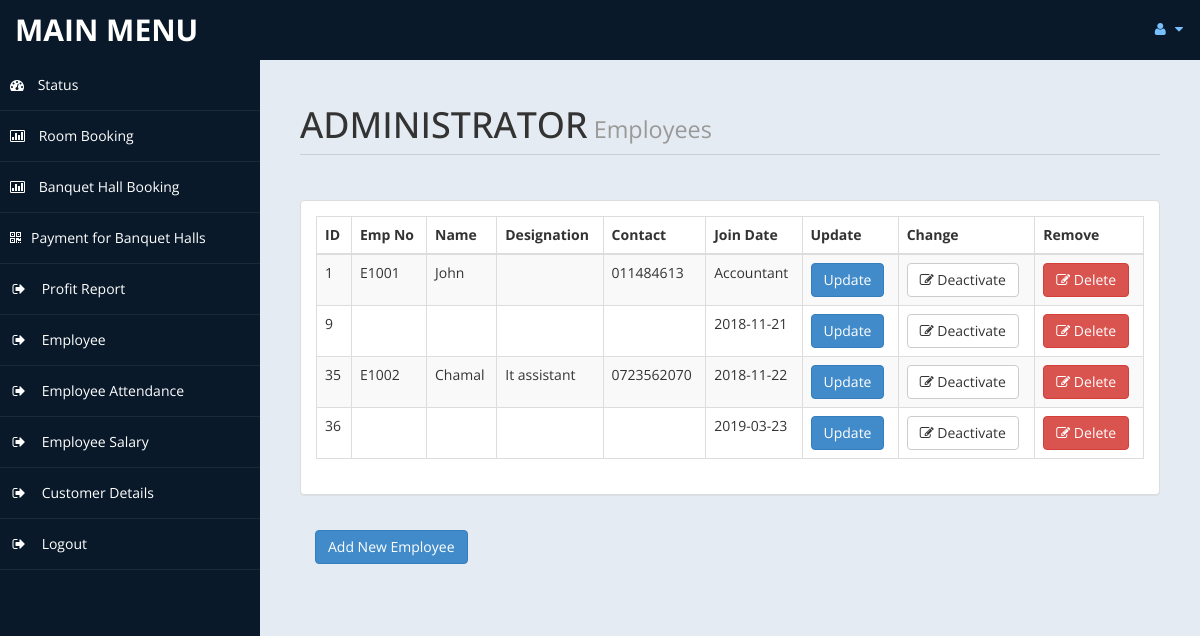
The app's page /admin/employee.php (signed in) with its own data.
### tables this page shows
CREATE TABLE `employee` (
  `id` int(10) UNSIGNED NOT NULL,
  `emp_no` varchar(45) NOT NULL,
  `name` varchar(45) NOT NULL,
  `join_date` varchar(45) NOT NULL,
  `status` tinyint(1) NOT NULL DEFAULT '1',
  `designation` varchar(45) NOT NULL,
  `contact` varchar(45) NOT NULL
);

### admin/employee.php (the view, shortened to what this page needs)
<!DOCTYPE html>
<html xmlns="http://www.w3.org/1999/xhtml">
    <head>
        <link href="assets/css/bootstrap.css" rel="stylesheet" />
        <link href="assets/css/font-awesome.css" rel="stylesheet" />
        <link href="assets/css/custom-styles.css" rel="stylesheet" />
        <link href="assets/js/dataTables/dataTables.bootstrap.css" rel="stylesheet" />
    </head>
    <body>
        <div id="wrapper">
            <nav class="navbar navbar-default top-navbar" role="navigation">
                <div class="navbar-header">
                    <a class="navbar-brand" href="home.php">MAIN MENU </a>
                </div>
                <ul class="nav navbar-top-links navbar-right">
                    <li class="dropdown">
                        <a class="dropdown-toggle" data-toggle="dropdown" href="#" aria-expanded="false">
                            <i class="fa fa-user fa-fw"></i> <i class="fa fa-caret-down"></i>
                        </a>
                    </li>
                </ul>
            </nav>
            <?php include('includes/sidebar.php'); ?>
            <div id="page-wrapper" >
                <div id="page-inner">
                    <div class="row">
                        <div class="col-md-12">
                            <h1 class="page-header">
                                ADMINISTRATOR<small> Employees </small>
                            </h1>
                        </div>
                    </div>
                    <?php
                    include ('db.php');
                    $sql = "SELECT * FROM `employee` where status = 1";
                    $re = mysqli_query($con, $sql)
                    ?>
                    <div class="row">
                        <div class="col-md-12">
                            <div class="panel panel-default">
                                <div class="panel-body">
                                    <div class="table-responsive">
                                        <table class="table table-striped table-bordered table-hover" id="dataTables-example">
                                            <thead>
                                                <tr>
                                                    <th>ID</th>
                                                    <th>Emp No</th>
                                                    <th>Name</th>
                                                    <th>Designation</th>
                                                    <th>Contact</th>
                                                    <th>Join Date</th>
                                                    <th>Update</th>
                                                    <th>Change</th>
                                                    <th>Remove</th>
                                                </tr>
                                            </thead>
                                            <tbody>
                                                <?php
                                                while ($row = mysqli_fetch_array($re)) {
                                                    $id = $row['id'];
                                                    $no = $row['emp_no'];
                                                    $na = $row['name'];
                                                    $de = $row['designation'];
                                                    $co = $row['contact'];
                                                    $jd = $row['join_date'];
                                                    $act_invert = "Deactivate";
                                                    if ($id % 2 == 0) {
                                                        echo"<tr class='gradeC'>
													<td>" . $id . "</td>
													<td>" . $no . "</td>
													<td>" . $na . "</td>
													<td>" . $de . "</td>
                                                                                                        <td>" . $co . "</td>
                                                                                                        <td>" . $jd . "</td>
													<td><button class='btn btn-primary btn' data-toggle='modal' data-target='#myModal'>
															 Update
													</button></td>
													<td><a href=usersettingac.php?eid=" . $id . " <button class='btn btn-default'> <i class='fa fa-edit' ></i> " . $act_invert . "</button></td>
                                                                                                            													<td><a href=employeedel.php?eid=" . $id . " <button class='btn btn-danger'> <i class='fa fa-edit' ></i> Delete</button></td>
												</tr>";
                                                    } else {
                                                        echo"<tr class='gradeU'>
													<td>" . $id . "</td>
													<td>" . $no . "</td>
													<td>" . $na . "</td>
													<td>" . $de . "</td>
                                                                                                        <td>" . $co . "</td>
                                                                                                        <td>" . $jd . "</td>
													<td><button class='btn btn-primary btn' data-toggle='modal' data-target='#myModal'>
															 Update
													</button></td>
													<td><a href=employeeac.php?eid=" . $id . " <button class='btn btn-default'> <i class='fa fa-edit' ></i>  " . $act_invert . "</button></td>
                                                                                                                                                                                                                   													<td><a href=employeedel.php?eid=" . $id . " <button class='btn btn-danger'> <i class='fa fa-edit' ></i> Delete</button></td>
												</tr>";
                                                    }
                                                }
                                                ?>
                                            </tbody>
                                        </table>
                                    </div>
                                </div>
                            </div>
                            <div class="panel-body">
                                <button class="btn btn-primary btn" data-toggle="modal" data-target="#myModal1">
                                    Add New Employee
                                </button>
                                </div>
                            </div>
                            <div class="panel-body">
                                </div>
                            </div>
                        </div>
                    </div>
                </div>
    </body>
</html>

### admin/assets/css/custom-styles.css (style rules this page uses)
body { font-family: 'Open Sans', sans-serif; }
#wrapper { width: 100%; background:#09192A; }
#page-wrapper { padding: 15px 15px; min-height: 600px; background:#E5EBF2; }
#page-inner { width:100%; margin:10px 20px 10px 0px; background-color:transparent; padding:10px; min-height:1200px; }
h1, .h1, h2, .h2, h3, .h3 { margin-top: 7px; margin-bottom: -5px; }
.page-header { padding-bottom: 9px; margin: 10px 0 45px; border-bottom: 1px solid #C7D1DD; }
.top-navbar { margin:0px; }
.top-navbar .navbar-brand { color: #fff; width: 260px; text-align: left; height: 60px; font-size: 30px; font-weight: 700; text-transform: uppercase; line-height: 30px; }
.top-navbar .nav > li { position: relative; display: inline-block; }
.top-navbar .nav > li > a { position: relative; display: block; padding: 19px 15px; color: #77C0FD; }
.top-navbar { background:#09192A; border-bottom:none; }
.top-navbar .nav > li > a > i { margin-right: 2px; }
.navbar-default { border:0px solid black; }
.navbar-header { background: #09192A; }
.nav > li > a > i { margin-right:10px; }
@media (min-width:768px) { #page-wrapper { margin: 0 0 0 260px; padding: 15px 30px; min-height: 1200px; } }
@media (min-width:768px) { .navbar { border-radius: 0px; } }

### records on screen
employee: id "1", emp_no "E1001", name "John", contact "011484613", join_date "Accountant", act_invert "Deactivate"
employee: id "9", join_date "2018-11-21", act_invert "Deactivate"
employee: id "35", emp_no "E1002", name "Chamal", designation "It assistant", contact "0723562070", join_date "2018-11-22", act_invert "Deactivate"
employee: id "36", join_date "2019-03-23", act_invert "Deactivate"
